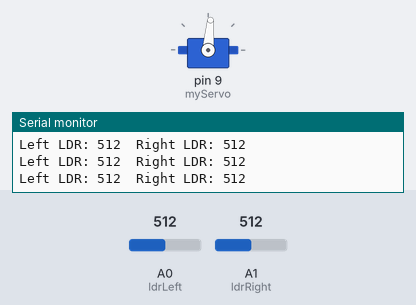
Simulated run of this sketch. Board: Arduino Uno, built with avr-gcc and run on an emulated ATmega328P. Parts: servo, the last lines printed to the serial monitor. The test bench sets the inputs (shaded band); at power-on: A0 (ldrLeft) = 512, A1 (ldrRight) = 512.

Above: at 0.15 s.
At 1.2 s:
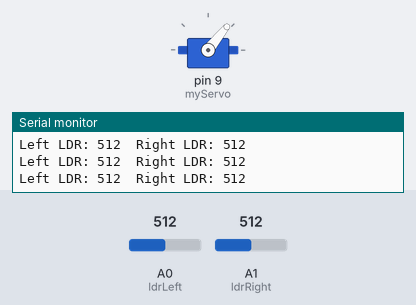
1.3 s: A0 (ldrLeft) set to 550
At 3.5 s:
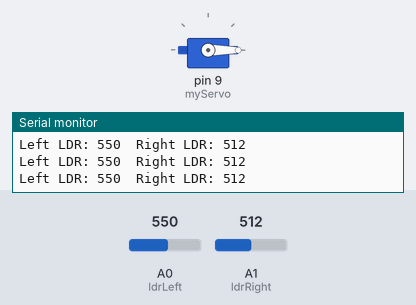
4.3 s: A0 (ldrLeft) set to 571
5.8 s: A1 (ldrRight) set to 11
7.3 s: A1 (ldrRight) set to 8
Timing chart, 0 to 10.3 s (numbered marks = the images above; inputs shaded):
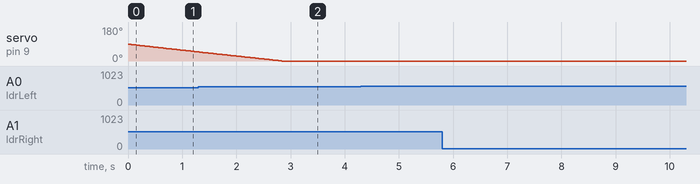

The sketch:

solartracker.ino
```cpp
#include <Servo.h>

Servo myServo;

int ldrLeft = A0;
int ldrRight = A1;

int leftValue;
int rightValue;

int servoPos = 90;   // Starting position (center)

void setup() {
  myServo.attach(9);
  myServo.write(servoPos);

  Serial.begin(9600);
}

void loop() {
  leftValue = analogRead(ldrLeft);
  rightValue = analogRead(ldrRight);

  Serial.print("Left LDR: ");
  Serial.print(leftValue);
  Serial.print("  Right LDR: ");
  Serial.println(rightValue);

  int diff = leftValue - rightValue;

  if (diff < 50) {           // Light more on LEFT
    servoPos--;
  }
  else if (diff < -50) {    // Light more on RIGHT
    servoPos++;
  }

  servoPos = constrain(servoPos, 0, 180);
  myServo.write(servoPos);

  delay(30);
}
```
